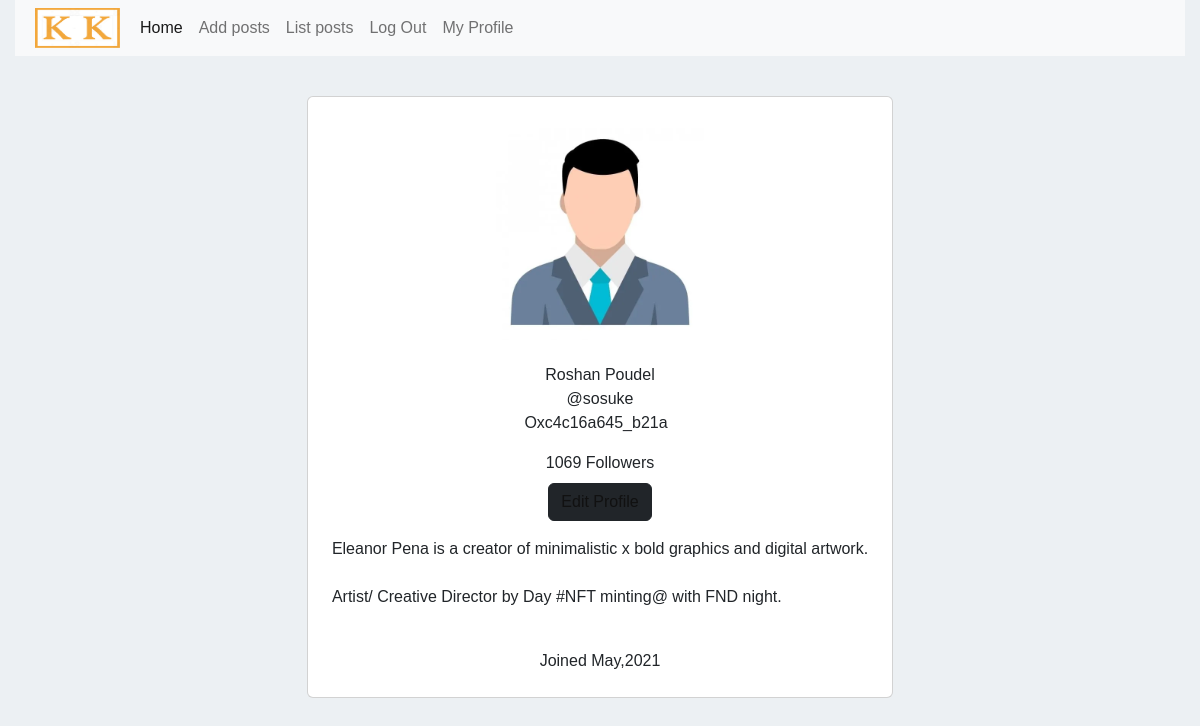
Page /user/profile/sosuke/userid=1/ (signed in) on the committed database.
### useraccount/models.py (models this page shows)
class User(AbstractUser):
    address = models.CharField(max_length=255, blank=True, null=True)
    contact = models.CharField(max_length=255, blank=True, null=True)

### useraccount/views.py (the view)
# urls.py: path("profile/<user>/userid=<int:id>/", user_profile, name="userprofile"),
@login_required
def user_profile(request, user, id):
    user = get_object_or_404(User, username=user, id=id)
    print(user)
    profile = get_object_or_404(Profile, user=user)
    print(profile.profile_picture)
    return render(
        request,
        "profile.html",
        {"users": user, "profile": profile},
    )

### useraccount/templates/profile.html (shortened to what this page needs)
{% extends 'base_site.html' %}
{% block maincontent %}
<div class="container mt-4 mb-4 p-3 d-flex justify-content-center">
  <div class="card p-4">
    <div class="image d-flex flex-column justify-content-center align-items-center">
      <a class="btn ">
        {% if profile.profile_picture %}
        <img src="{{ profile.profile_picture.url }}" alt="image" class="img-responsive w-100"></a>
        {% else %}
        {% load static %}
        <img src="{% static 'images/user.png' %}" alt="default image" class="img-responsive w-100"></a>
        {% endif %}
      <span class="name mt-3">{{users.first_name }} {{ users.last_name}}</span>
      <span class="idd">@{{users.username}}</span>
      <div class="d-flex flex-row justify-content-center align-items-center gap-2">
        <span class="idd1">Oxc4c16a645_b21a</span>
      </div>
      <div class="d-flex flex-row justify-content-center align-items-center mt-3">
        <span class="number">1069 <span class="follow">Followers</span></span>
      </div>
      <div class="d-flex mt-2">
        <button class="btn btn-dark"><a href="{% url 'user:edit_profile' user.id%}">Edit Profile</a></button>
      </div>
      <div class="text mt-3">
        <span
          >Eleanor Pena is a creator of minimalistic x bold graphics and digital
          artwork.<br /><br />
          Artist/ Creative Director by Day #NFT minting@ with FND night.
        </span>
      </div>
      <div class="px-2 rounded mt-4 date">
        <span class="join">Joined May,2021</span>
      </div>
    </div>
  </div>
</div>
{% endblock maincontent %}

### templates/base_site.html
{% extends 'base.html' %}
{% block content %}
    {% include 'navbar.html' %}
    {% block maincontent %}
    {% endblock maincontent %}
{% endblock content %}

### templates/base.html (shortened to what this page needs)
{% load static %}
<!DOCTYPE html>
<html lang="en">
<head>
    {% block stylesheet %}
    <link rel="stylesheet" href="{% static 'css/bootstrap.min.css'%}">
    <link rel="stylesheet" href="{% static 'css/style.css'%}">
    <link rel="stylesheet" href="{% static 'css/login.css'%}">
    {% endblock stylesheet %}
</head>
<body>
    <div class="container">
        {% block content %}
        {% endblock content %}
    </div>
</body>
</html>

### templates/navbar.html (shortened to what this page needs)
<nav class="navbar navbar-expand-lg navbar-light bg-light">
  <div class="container-name">
  <div class="inline">
    {%load static%}
    <img class="logo" src="{% static 'images/kk.png' %}" alt="">
   </div>
    <div class="container-fluid">
      <div class="collapse navbar-collapse" id="navbarSupportedContent">
        <ul class="navbar-nav me-auto mb-2 mb-lg-0">
          <li class="nav-item">
            <a class="nav-link active" aria-current="page" href="{% url 'posts:posthome' %}">Home</a>
          </li>
          {% if request.user.is_authenticated %}
          <li class="nav-item">
            <a class="nav-link" href="{% url 'posts:posts_add' %}">Add posts</a>
          </li>
          <li class="nav-item">
            <a class="nav-link" href="{% url 'posts:postslist' %}">List posts</a>
          </li>
          <li class="nav-item">
              <a class="nav-link" href="{% url 'user:logout' %}">Log Out</a>
          </li>
          <li class="nav-item">
            <a class="nav-link" href="{% url 'user:userprofile' user.username user.id %}">My Profile</a>
        </li>
          {% endif %}
    </ul>
    </div>
</div>
    </div>
    </nav>

### staticfiles/css/style.css (style rules this page uses)
.container-name { display: inherit; }
.logo { padding-left: 20px; height:40px; width:105px; }
.container { margin-right: auto; margin-left: auto; padding-left: 15px; padding-right: 15px; max-width: 100% !important; }
a { color: #111; text-decoration: none; }

### staticfiles/css/login.css (style rules this page uses)
* { margin: 0; padding: 0; box-sizing: border-box; font-family: 'Poppins', sans-serif; }
body { background: #ecf0f3; }

### rows in the picture
User: first_name "Roshan", last_name "Poudel", username "sosuke"
